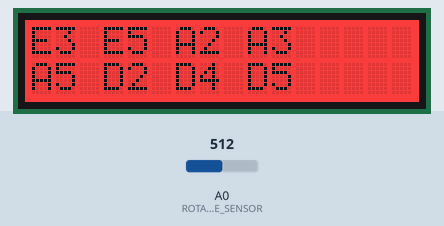
This sketch was run on a simulated Arduino Uno, built with avr-gcc and run on an emulated ATmega328P. Shown: 16×2 character LCD. The inputs (shaded band) are chosen by the test bench; at power-on: A0 (ROTARY_ANGLE_SENSOR) = 512.

Above: at 1.2 s.
1.3 s: A0 (ROTARY_ANGLE_SENSOR) set to 358
12.3 s: A0 (ROTARY_ANGLE_SENSOR) set to 344
At 23.1 s:
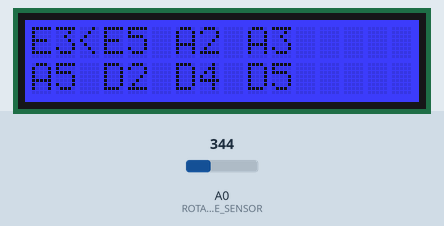
34.6 s: A0 (ROTARY_ANGLE_SENSOR) set to 511
At 39.3 s:
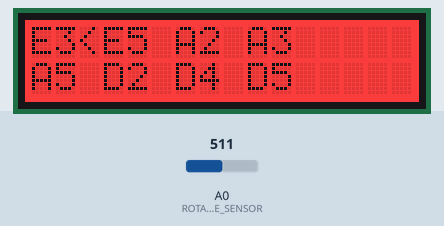
42.9 s: A0 (ROTARY_ANGLE_SENSOR) set to 190
At 50.3 s:
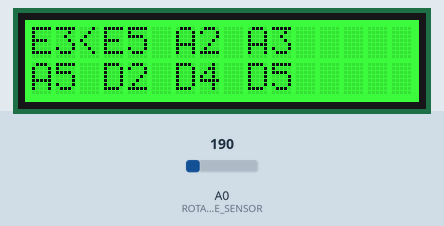
52.9 s: A0 (ROTARY_ANGLE_SENSOR) set to 716
At 60.9 s:
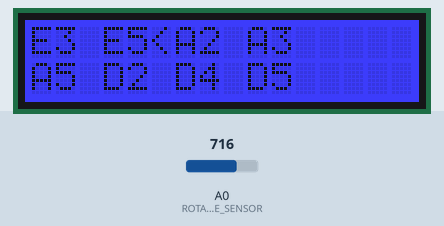

The sketch:

Temp_Test.ino
```cpp
/*macro definitions of Rotary angle sensor and LED pin*/

#define ROTARY_ANGLE_SENSOR A0
#define ADC_REF 5 //reference voltage of ADC is 5v.If the Vcc switch on the seeeduino
                    //board switches to 3V3, the ADC_REF should be 3.3
#define GROVE_VCC 5 //VCC of the grove interface is normally 5v
#define FULL_ANGLE 300 //full value of the rotary angle is 300 degrees

#include <Wire.h>
#include "rgb_lcd.h"
#include <LiquidCrystal_I2C.h>

rgb_lcd lcd;

int colorR = 0;
int colorG = 0;
int colorB = 0;

void setup()
{
    Serial.begin(9600);
    pinMode(ROTARY_ANGLE_SENSOR, INPUT);
    lcd.begin(16, 2);
    lcd.setCursor(0,1);
}

void loop()
{
    float voltage;
    int sensor_value = analogRead(ROTARY_ANGLE_SENSOR);
    voltage = (float)sensor_value*ADC_REF/1023;
    float degrees = (voltage*FULL_ANGLE)/GROVE_VCC;

    if(degrees <=100)
    {
      colorG = 255;

      lcd.setRGB(colorR, colorG, colorB);

      int firstPlacementY = 0;
      int firstPlacementX = 2;

      int secondPlacementY = 1;
      int secondPlacementX = 2;

      int firstLine = 0;

      for(int scale = 0; scale <= 7; scale++)
      {
        //move cursor to different notes
        if(firstLine <= 3)
        {
          firstLine++;

          lcd.setCursor(firstPlacementX, firstPlacementY);

          lcd.print("");
          lcd.print("<");
          delay(500);
          lcd.clear();
          lcd.print("E3 E5 A2 A3");
          lcd.setCursor(0,1);
          lcd.print("A5 D2 D4 D5");
          delay(500);

          firstPlacementX += 3;
          firstPlacementY = 0;
        }
        else
        {
          lcd.setCursor(secondPlacementX, secondPlacementY);

          lcd.print("");
          lcd.print("<");
          delay(500);
          lcd.clear();
          lcd.print("E3 E5 A2 A3");
          lcd.setCursor(0,1);
          lcd.print("A5 D2 D4 D5");
          delay(500);

          secondPlacementX += 3;
          secondPlacementY = 1;
        }
      }

      colorG = 0;
    }
    else if(degrees >= 101 && degrees <=200)
    {
      colorR = 255;

      lcd.setRGB(colorR, colorG, colorB);

      int firstPlacementY = 0;
      int firstPlacementX = 2;

      int secondPlacementY = 1;
      int secondPlacementX = 2;

      int firstLine = 0;

      for(int scale = 0; scale <= 7; scale++)
      {
        if(firstLine <= 3)
        {
          firstLine++;

          lcd.setCursor(firstPlacementX, firstPlacementY);

          lcd.print("");
          lcd.print("<");
          delay(667);
          lcd.clear();
          lcd.print("E3 E5 A2 A3");
          lcd.setCursor(0,1);
          lcd.print("A5 D2 D4 D5");
          delay(667);

          firstPlacementX += 3;
          firstPlacementY = 0;
        }
        else
        {
          lcd.setCursor(secondPlacementX, secondPlacementY);

          lcd.print("");
          lcd.print("<");
          delay(667);
          lcd.clear();
          lcd.print("E3 E5 A2 A3");
          lcd.setCursor(0,1);
          lcd.print("A5 D2 D4 D5");
          delay(667);

          secondPlacementX += 3;
          secondPlacementY = 1;
        }
      }

      colorR = 0;
    }
    else
    {
      colorB = 255;

      lcd.setRGB(colorR, colorG, colorB);

      int firstPlacementY = 0;
      int firstPlacementX = 2;

      int secondPlacementY = 1;
      int secondPlacementX = 2;

      int firstLine = 0;

      for(int scale = 0; scale <= 7; scale++)
      {
        if(firstLine <= 3)
        {
          firstLine++;

          lcd.setCursor(firstPlacementX, firstPlacementY);

          lcd.print("");
          lcd.print("<");
          delay(1000);
          lcd.clear();
          lcd.print("E3 E5 A2 A3");
          lcd.setCursor(0,1);
          lcd.print("A5 D2 D4 D5");
          delay(1000);

          firstPlacementX += 3;
          firstPlacementY = 0;
        }
        else
        {
          lcd.setCursor(secondPlacementX, secondPlacementY);

          lcd.print("");
          lcd.print("<");
          delay(1000);
          lcd.clear();
          lcd.print("E3 E5 A2 A3");
          lcd.setCursor(0,1);
          lcd.print("A5 D2 D4 D5");
          delay(1000);

          secondPlacementX += 3;
          secondPlacementY = 1;
        }
      }
      colorB = 0;
    }

    delay(250);
}
```

Measured:
- the behaviour switches between 345 and 344 on A0 (ROTARY_ANGLE_SENSOR) (found by bisection; images 0 and 1)
- after the input at 12.3 s, the display: first differs from a run without the input after 10.0 s (image 1)
- after the input at 34.6 s, the display: first differs from a run without the input after 4.2 s (image 2)
- after the input at 42.9 s, the display: first differs from a run without the input after 7.0 s (image 3)
- after the input at 52.9 s, the display: first differs from a run without the input after 5.5 s (image 4 shows a later state)
- what the display in image 1 shows lasts 1.0 s, from 22.3 s to 23.3 s
- what the display in image 2 shows lasts 0.7 s, from 38.8 s to 39.5 s
